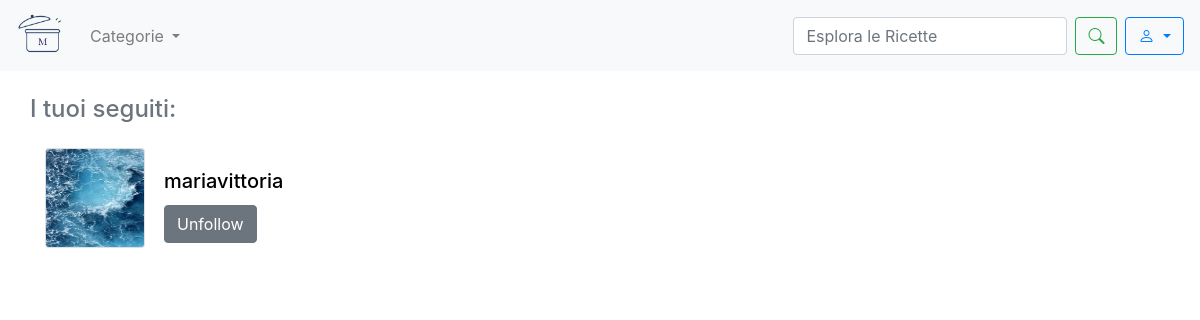
Screenshot of /seguiti/ (signed in) with the database file from the repository.
### sito/models.py (models this page shows, shortened)
class Follow(models.Model):
    utente = models.ForeignKey('CustomUser', related_name='following', on_delete=models.CASCADE)
    followee = models.ForeignKey('CustomUser', related_name='followers', on_delete=models.CASCADE)
    class Meta:
        unique_together = ('utente', 'followee')

class CustomUser(AbstractUser):
    profile_image = models.ImageField(upload_to='profile_images/', blank=True, null=True)

### sito/views.py (the view)
# urls.py: path('seguiti/', seguiti, name='seguiti'),
def seguiti(request):
    seguito = Follow.objects.filter(utente=request.user)
    followed_user_ids = Follow.objects.filter(utente=request.user).values_list('followee_id', flat=True)
    context = {
        'seguito': seguito,
        'followed_user_ids': followed_user_ids,
    }
    return render(request, 'seguiti.html', context)

### template/seguiti.html (shortened to what this page needs)
<!DOCTYPE html>
{% load static %}
<html lang="en">
<head>
    <link rel="stylesheet" href="https://maxcdn.bootstrapcdn.com/bootstrap/4.5.2/css/bootstrap.min.css">
    <link rel="stylesheet" href="https://cdn.jsdelivr.net/npm/bootstrap-icons/font/bootstrap-icons.css">
</head>
<body>
    <nav class="navbar navbar-expand-lg navbar-light bg-light">
         <a class="navbar-brand" href="{% url 'homepage' %}">
            <img src="{% static 'images/logo.png' %}" alt="Logo" class="d-inline-block align-top" style="width: 50px">
        </a>
            <ul class="navbar-nav mr-auto">
                <li class="nav-item dropdown">
                  <div class="nav-link dropdown-toggle" role="button" data-toggle="dropdown" aria-expanded="false" id="CategoryDropdown">
                    Categorie
                  </div>
                </li>
            </ul>
            <form class="form-inline my-2 my-lg-0" method="GET" action="{% url 'search' %}">
                <input class="form-control mr-sm-2" type="search" name ="q" placeholder="Esplora le Ricette" aria-label="Search">
                <button class="btn btn-outline-success my-2 my-sm-0" type="submit"><i class="bi bi-search"></i></button>
            </form>
            <div class="dropdown ml-2">
                <button class="btn btn-outline-primary dropdown-toggle" type="button" id="userDropdown" data-toggle="dropdown" aria-haspopup="true" aria-expanded="false">
                    <i class="bi bi-person"></i>
                </button>
            </div>
    </nav>
    <div class="container mt-4">
            <div class="row">
                    <h4 class="text-center mb-4 text-secondary">I tuoi seguiti:</h4>
            </div>
            <div class="row">
                {%  if seguito %}
                    {% for follow in seguito%}
                            <div class="col-md-4 mb-4">
                                <div class="card flex-row mb-3" style="width: 100px; height: 100px; object-fit: cover;">
                                      {% if follow.followee.profile_image %}
                                        <img src=" {{ follow.followee.profile_image.url }} " class="card-img img-fluid rounded-start" alt="foto profilo" >
                                      {% else %}
                                        <img src="{% static 'images/defaultprofile.jpg' %}" class="card-img img-fluid rounded-start" alt="foto profilo">
                                      {% endif %}
                                    <div class="card-body">
                                        <h5 class="card-title"><a href="{% url 'user_profile' follow.followee.id %}" style="text-decoration: none; color: black">{{ follow.followee.username }} </a></h5>
                                            {% if follow.followee.id in followed_user_ids %}
                                                <button class="follow-unfollow-button btn btn-secondary" data-user-id="{{ follow.followee.id }}" data-action="unfollow">Unfollow</button>
                                            {% else %}
                                                <button class="follow-unfollow-button btn btn-primary" data-user-id="{{ follow.followee.id }}" data-action="follow">Follow</button>
                                            {% endif %}
                                    </div>
                                </div>
                            </div>
                    {% endfor %}
                {% else %}
                    <p class="text-danger">No results found. </p>
                {% endif %}
            </div>
    </div>
</body>
</html>

### rows the page displays
Follow: followee.profile_image (picture), followee.username "mariavittoria"
